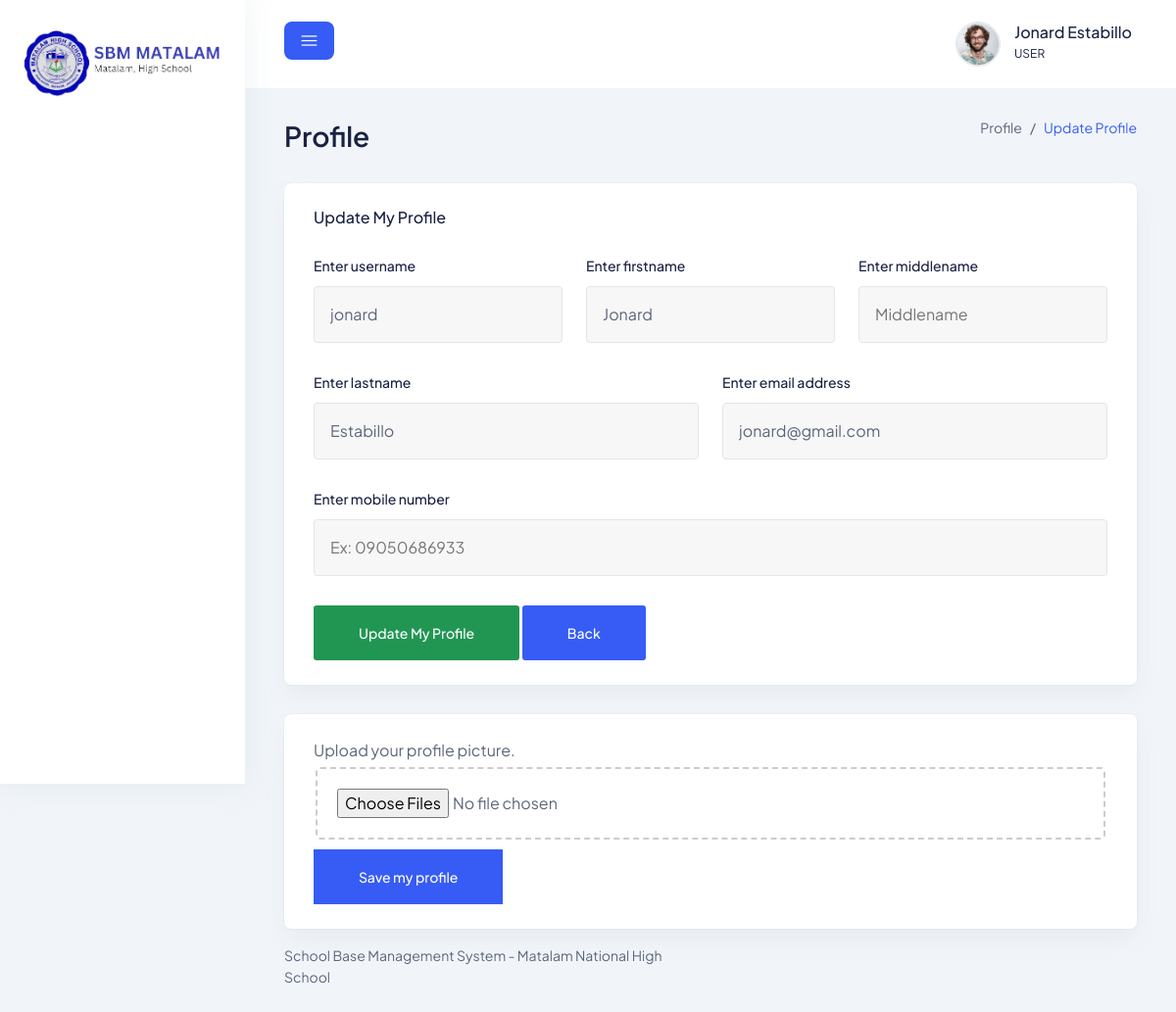
/client/profile/update-profile (signed in), run on the app's committed database.
### authentication/models.py (models this page shows, shortened)
class User(AbstractUser):
    class Role(models.TextChoices):
        ADMIN_USER = "ADMIN",'ADMIN'
        CHAIRPERSON = "CHAIRPERSON",'CHAIRPERSON'
        MEMBER = "MEMBER",'MEMBER'
        KPI = "KPI TEAM",'KPI TEAM'
        SBM_COORDINATOR = "SBM COORDINATOR",'SBM COORDINATOR'
    BASE_ROLE = Role.ADMIN_USER
    user_gender  = models.CharField(choices=(('1','Male'),('2','Female')),max_length=255,null=True,default="",blank=True)
    user_mobile  = models.CharField(max_length=150,help_text="Enter your mobile number",null=True,blank=True)
    user_profile = models.FileField(upload_to="profile/",null=True,blank=True,default="profile/default.jpg")
    user_role    = models.CharField(choices=Role.choices,max_length=30,default=BASE_ROLE)
    middle_name  = models.CharField(max_length=50,null=True,blank=True)
    class Meta:
        verbose_name = "User"
        verbose_name_plural = "Users"

### client/views.py (the view)
# urls.py: path('profile/update-profile', update_profile, name="update_profile"),
@login_required(login_url=reverse_lazy('auth_login'))
def update_profile(request):
    context = {}
    if request.method == "POST":
        my_profile = UpdateClientProfileForm(request.POST,instance=request.user)
        if my_profile.is_valid():
            my_profile.save()
            messages.success(request,"You have successfully update your profile information.",extra_tags="profile_updated")
            return redirect('update_profile')
    context['update_profile_path'] = get_path(request)
    context['form'] = UpdateClientProfileForm(instance=request.user)
    return render(request,"update_profile.html",context)

### app/views.py (called while the page is built)
@login_required(login_url=reverse_lazy('auth_login'))
def get_path(request):
    return request.path

### client/templates/update_profile.html (shortened to what this page needs)
{% extends 'member_base.html' %}
{% block specific_pagecss %}
<link rel="stylesheet" href="https://unpkg.com/dropzone@5/dist/min/dropzone.min.css" type="text/css" />
{% endblock %}
{% block page_header_name %}Profile{% endblock %}
{% block page_nav %}
<ol class="breadcrumb">
    <li class="breadcrumb-item">
      <a href="#0">Profile</a>
    </li>
    <li class="breadcrumb-item active" aria-current="page">
      Update Profile
    </li>
  </ol>
{% endblock %}
{% block content %}
<div class="row">
    <div class="col-lg-12">
      <div class="card-style mb-30">
        <div class="title d-flex flex-wrap align-items-center justify-content-between">
          <div class="left">
            <h6 class="text-medium mb-30">Update My Profile</h6>
          </div>
        </div>
        <form method="post">
            <div class="row">
                <div class="col">
                    <div class="input-style-2">
                        <label id="{{ form.username.id_for_label }}">{{ form.username.label }}</label>
                        {{ form.username }}
                    </div>
                </div>
                <div class="col">
                    <div class="input-style-2">
                        <label id="{{ form.first_name.id_for_label }}">{{ form.first_name.label }}</label>
                        {{ form.first_name }}
                    </div>
                </div>
                <div class="col">
                    <div class="input-style-2">
                        <label id="{{ form.middle_name.id_for_label }}">{{ form.middle_name.label }}</label>
                        {{ form.middle_name }}
                    </div>
                </div>
            </div>
            <div class="row">
                <div class="col">
                    <div class="input-style-2">
                        <label id="{{ form.last_name.id_for_label }}">{{ form.last_name.label }}</label>
                        {{ form.last_name }}
                    </div>
                </div>
                <div class="col">
                    <div class="input-style-2">
                        <label id="{{ form.email.id_for_label }}">{{ form.email.label }}</label>
                        {{ form.email }}
                    </div>
                </div>
            </div>
            <div class="input-style-2">
                <label id="{{ form.user_mobile.id_for_label }}">{{ form.user_mobile.label }}</label>
                {{ form.user_mobile }}
            </div>
            <button type="submit" class="main-btn success-btn rounded-btn btn-hover">Update My Profile</button>
            <a href="{% url 'index' %}" class="main-btn primary-btn rounded-btn btn-hover">Back</a>
        </form>
      </div>
      <div class="card-style">
        <label for="">Upload your profile picture.</label>
        <form action="{% url 'upload_file' %}" class="dropzone" id="mydropzone" enctype="multipart/form-data">
            <div class="fallback">
                <input type="file" name="file" id="file" multiple>
            </div>
        </form>
        <button type="button" class="main-btn primary-btn square-btn btn-hover" id="submit_document">Save my profile</button>
      </div>
    </div>
</div>
{% endblock %}

### app/templates/includes/member/header.html (shortened to what this page needs)
{% load static %}
<header class="header">
    <div class="container-fluid">
      <div class="row">
        <div class="col-lg-5 col-md-5 col-6">
          <div class="header-left d-flex align-items-center">
            <div class="menu-toggle-btn mr-15">
              <button id="menu-toggle" class="main-btn primary-btn btn-sm square-btn btn-hover">
                <i class="lni lni-menu"></i>
              </button>
            </div>
          </div>
        </div>
        <div class="col-lg-7 col-md-7 col-6">
          <div class="header-right">
            <div class="profile-box ml-15">
              <button class="dropdown-toggle bg-transparent border-0" type="button" id="profile"
                data-bs-toggle="dropdown" aria-expanded="false">
                <div class="profile-info">
                  <div class="info">
                    <div class="image">
                      <img src="{{ request.user.user_profile.url }}" alt="{{ request.user.username }}" />
                    </div>
                    <div>
                      <h6 class="fw-500">{{ request.user.first_name }} {{ request.user.last_name }}</h6>
                      <p>{{ request.user.user_role }}</p>
                    </div>
                  </div>
                </div>
              </button>
            </div>
          </div>
        </div>
      </div>
    </div>
  </header>

### static/assets/css/fullcalendar.css (style rules this page uses)
:root { --fc-daygrid-event-dot-width:8px;--fc-list-event-dot-width:10px;--fc-list-event-hover-bg-color:#f5f5f5 }

### client/templates/update_profile.html (style rules this page uses)
.dropzone { border: 2px dashed #ccc; background: white; padding: 20px; border-radius: 5px; margin: 2px; margin-top: 5px; margin-bottom: 10px; }

### data on the page
User: user.user_profile (picture), user.first_name "Jonard", user.last_name "Estabillo", user.user_role "USER", username "jonard", first_name "Jonard", last_name "Estabillo", email "jonard@gmail.com"
